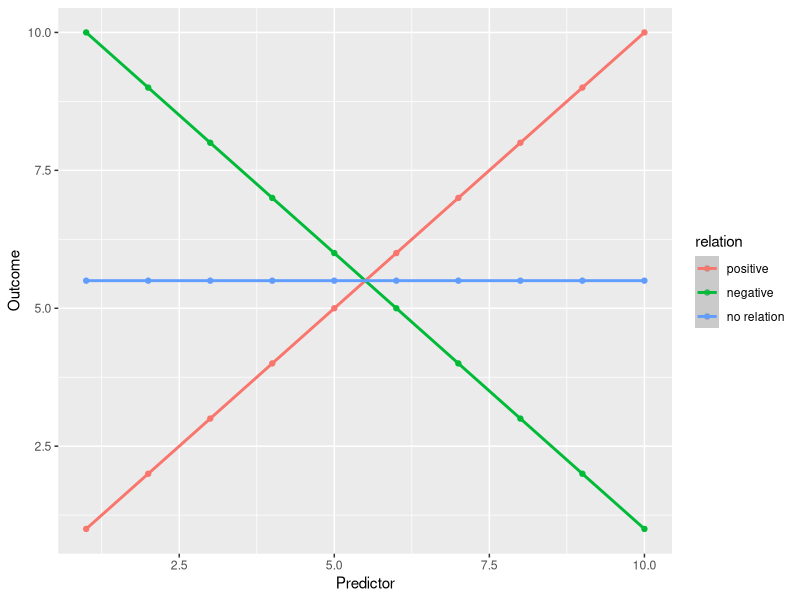
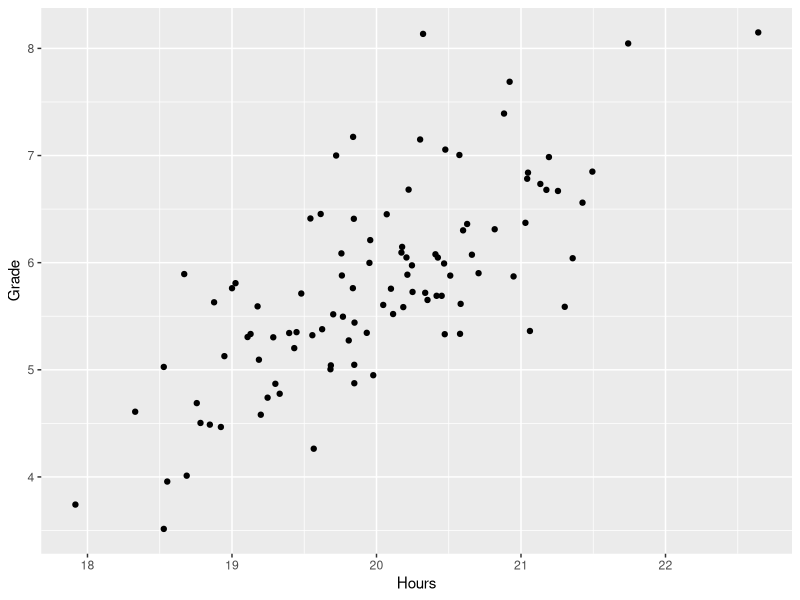
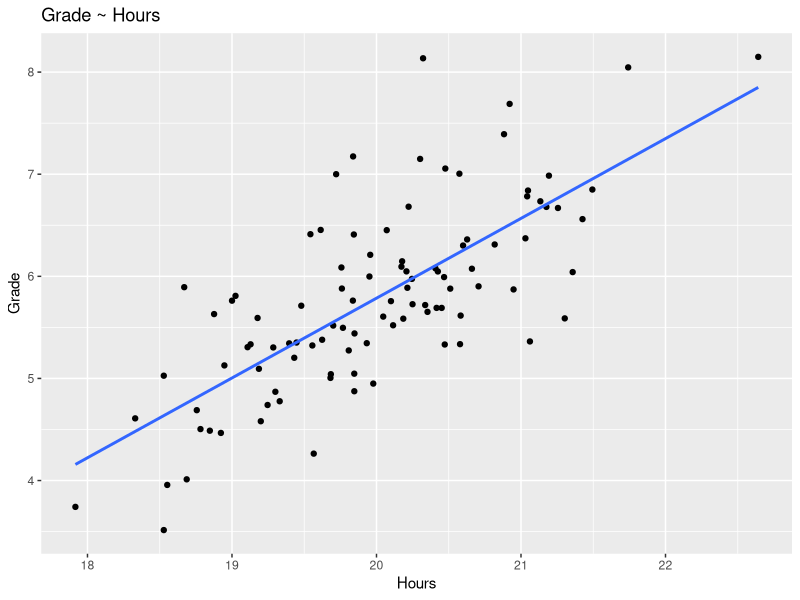
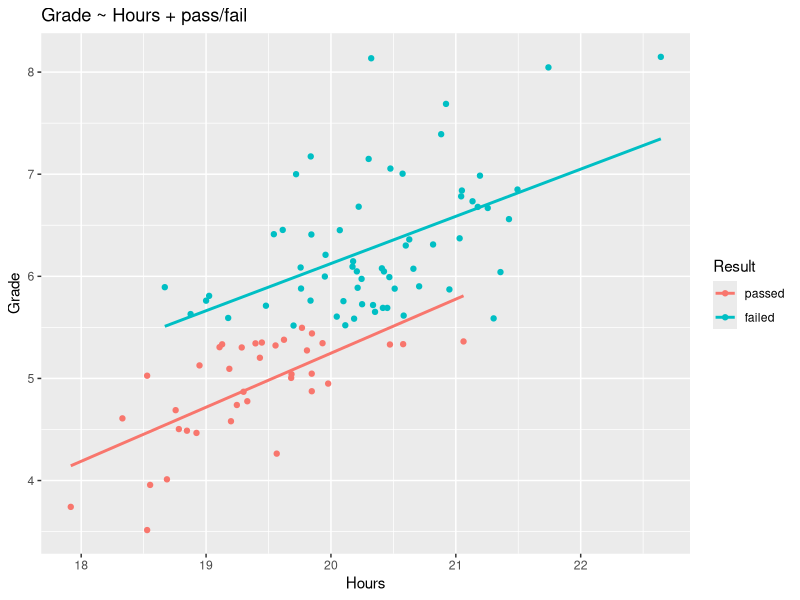
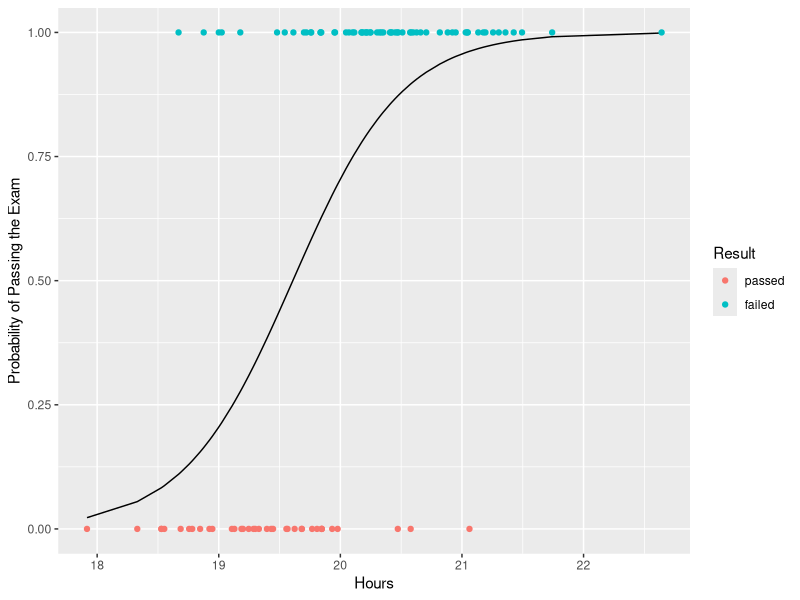
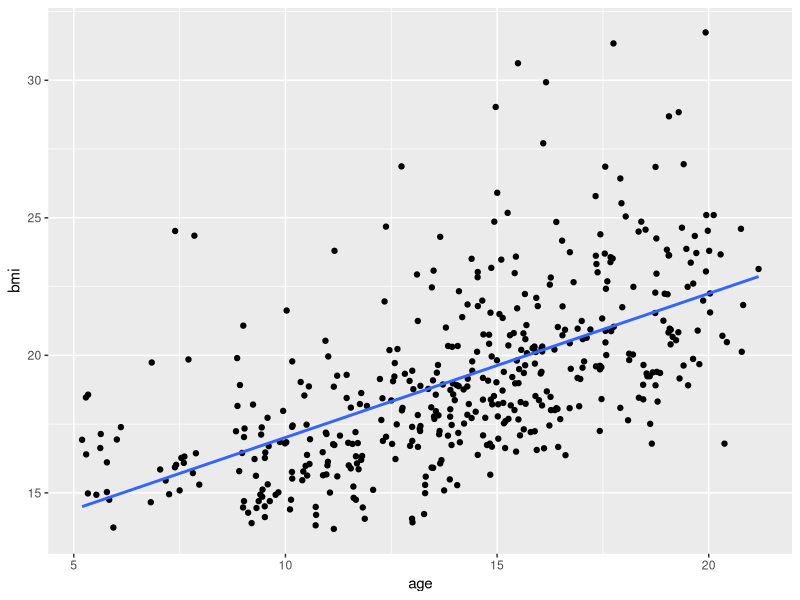
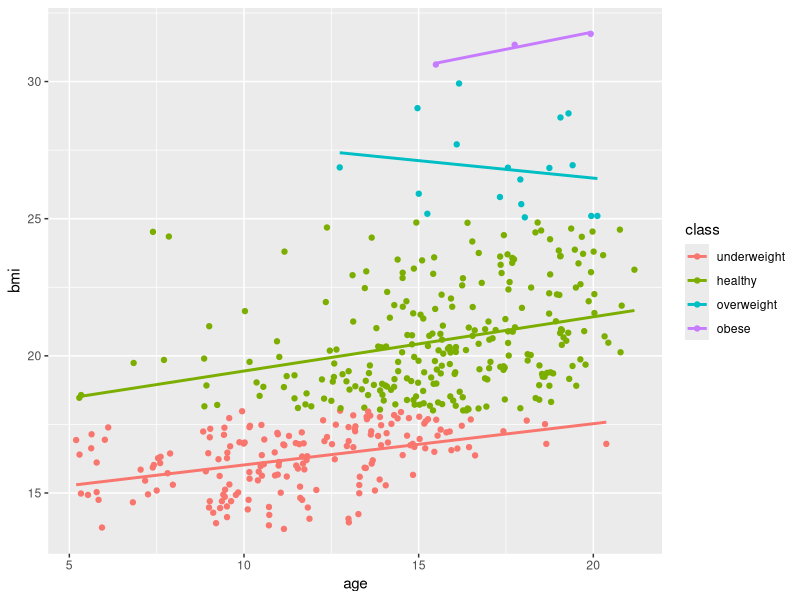
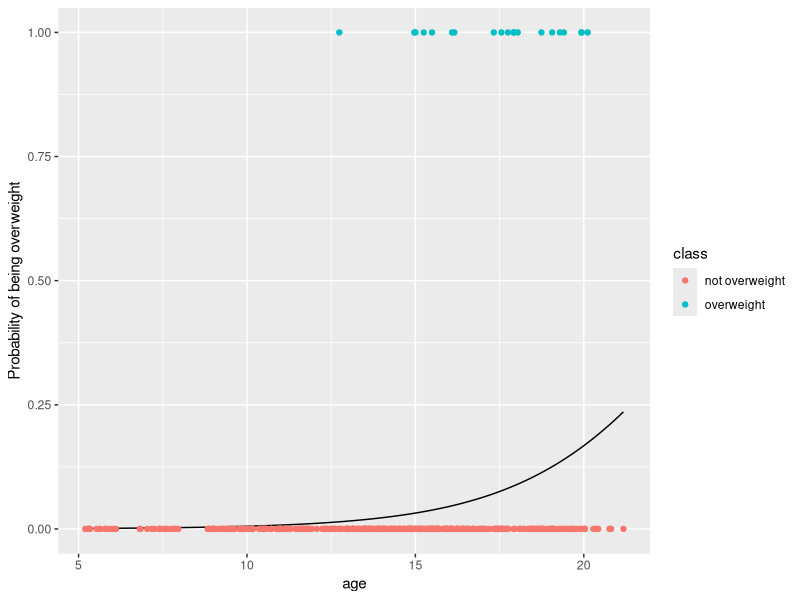

R code for these plots, in order:
## ---- chunk 1
library(dplyr)
library(magrittr)
library(mice)
library(ggplot2)
library(reshape2)
theme_update(plot.background = element_rect(fill = "transparent", colour = NA))
knitr::opts_chunk$set(dev.args=list(bg="transparent"), dev = "svg")

## ---- chunk 2
data.frame(x = 1:10) %>%
  mutate("positive" = x, 
         "negative" = rev(x), 
         "no relation" = 5.5) %>%
  melt(id = "x") %>%
  mutate("relation" = variable) %>%
  ggplot(aes(x = x, y = value, color = relation)) + 
  ylab("Outcome") + 
  xlab("Predictor") + 
  geom_point() + 
  geom_smooth(method = "lm")
## ---- chunk 3
set.seed(123)
data <- mvtnorm::rmvnorm(n = 100, mean = c(20, 5.8), 
                sigma = matrix(c(1, .8, .8, 1), 
                nrow = 2, ncol = 2)) %>% as.data.frame()
colnames(data) <- c("Hours", "Grade")

data %>% 
  ggplot(aes(x = Hours, y = Grade)) + 
  geom_point()
## ---- chunk 4
data %>% 
  ggplot(aes(x = Hours, y = Grade)) + 
  geom_point() + 
  geom_smooth(method = "lm", se = FALSE) + 
  ggtitle("Grade ~ Hours")
## ---- chunk 5
data %>% 
  mutate(Result = cut(Grade, breaks = c(0, 5.5, Inf), labels = c("passed", "failed"))) %>%
  ggplot(aes(x = Hours, y = Grade, color = Result)) + 
  geom_point() + 
  geom_smooth(method = "lm", se = FALSE) + 
  ggtitle("Grade ~ Hours + pass/fail")
## ---- chunk 6
data %>% 
  mutate(Result = cut(Grade, breaks = c(0, 5.5, Inf), labels = c("passed", "failed")), 
         Prob = predict(glm(Result ~ Hours, family = binomial(link = "logit")), type = "response")) %>%
  ggplot(aes(x = Hours, y = Prob)) + 
  geom_line() +
  ylab("Probability of Passing the Exam") + 
  geom_point(aes(x = Hours, y = as.numeric(Result)-1, color = Result))
## ---- chunk 7
boys %>% 
  filter(age > 5) %>% 
  ggplot(aes(x = age, y = bmi)) + 
  geom_point() + 
  geom_smooth(method = "lm", se = FALSE)
## ---- chunk 8
boys %>% 
  mutate(class = cut(bmi, breaks = c(0, 18, 25, 30, Inf), labels = c("underweight", "healthy", "overweight", "obese"))) %>%
  filter(age > 5, !is.na(bmi)) %>% 
  ggplot(aes(x = age, y = bmi, color = class)) + 
  geom_point() + 
  geom_smooth(method = "lm", se = FALSE)
## ---- chunk 9
boys %>% 
  filter(age > 5, !is.na(bmi)) %>%
  mutate(class = cut(bmi, breaks = c(0, 25, Inf), labels = c("not overweight", "overweight")),
         Prob = predict(glm(class ~ age, family = binomial(link = "logit")), type = "response")) %>%
  ggplot(aes(x = age, y = Prob)) + 
  geom_line() +
  ylab("Probability of being overweight") + 
  geom_point(aes(x = age, y = as.numeric(class)-1, color = class))
## ---- chunk 10
a <- 100
## ---- chunk 11
a
## ---- chunk 12
a <- c(1, 2, 3, 4, 5)
a
b <- 1:5
b
## ---- chunk 13
a.new <- c(a, "A")
a.new
## ---- chunk 14
a
## ---- chunk 15
rep(a, 15)
## ---- chunk 16
a[3]
## ---- chunk 17
c <- matrix(a, nrow = 5, ncol = 2)
c
## ---- chunk 18
matrix(a, nrow = 5, ncol = 2, byrow = TRUE)
## ---- chunk 19
c[1, ]
## ---- chunk 20
c[, 2]
## ---- chunk 21
c[1, 2]
## ---- chunk 22
cbind(c, letters[1:5])
## ---- chunk 23
cbind(c, c("a", "b", "c", "d", "e"))
## ---- chunk 24
d <- data.frame("V1" = rnorm(5),
                "V2" = rnorm(5, mean = 5, sd = 2), 
                "V3" = letters[1:5])
d
## ---- chunk 25
row.names(d) <- c("row 1", "row 2", "row 3", "row 4", "row 5")
d
## ---- chunk 26
d["row 3", ]
## ---- chunk 27
d[3, ]
## ---- chunk 28
d[2, 3]
## ---- chunk 29
d[, "V2"] # and
d[, 2]
## ---- chunk 30
d$V2
## ---- chunk 31
f <- list(a)
f
## ---- chunk 32
f[[1]]
## ---- chunk 33
f[[2]] <- d
f
## ---- chunk 34
names(f) <- c("vector", "data frame")
f
## ---- chunk 35
f[[1]]
f[["vector"]]
f$vector
## ---- chunk 36
g <- list(f, f)
## ---- chunk 37
g[[2]][[1]]
g[[2]]$vector
## ---- chunk 38
c[c > 3]
## ---- chunk 39
c > 3
## ---- chunk 40
c[c < 3 | c > 3] #c smaller than 3 or larger than 3
## ---- chunk 41
c[c != 3] #c not equal to 3
## ---- chunk 42
c != 3
## ---- chunk 43
c
## ---- chunk 44
0 / 0
## ---- chunk 45
mean(c(1, 2, NA, 4, 5))
## ---- chunk 46
mean(c(1, 2, NA, 4, 5), na.rm = TRUE)
mean(na.omit(c(1, 2, NA, 4, 5)))
## ---- chunk 47
(3 - 2.9)
(3 - 2.9) == 0.1
## ---- chunk 48
(3 - 2.9) - .1
## ---- chunk 49
library(stats)
## ---- chunk 50
require(stats)
